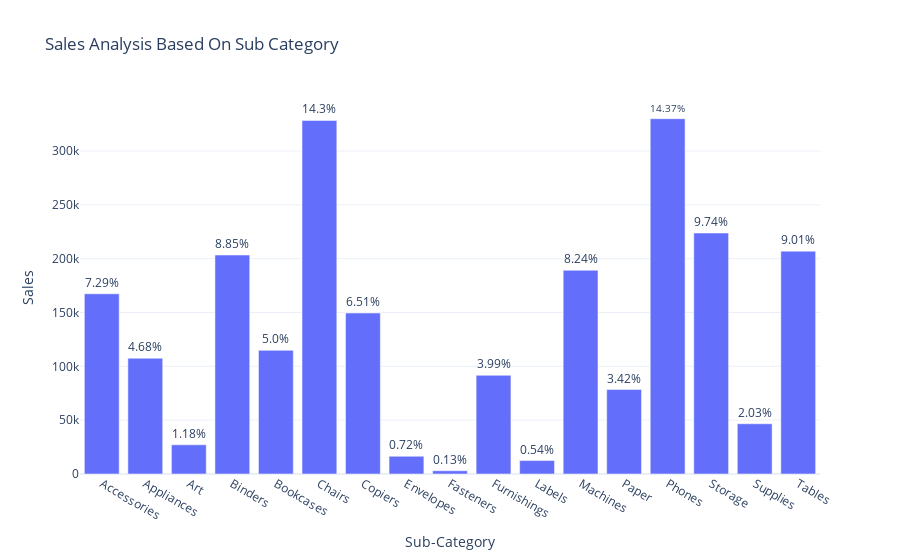

The cell this chart's notebook holds for it:
### Code cell
fig=px.bar(sales_by_sub_category,
            x='Sub-Category',
            y='Sales',
            title='Sales Analysis Based On Sub Category')
fig.update_traces(text=sales_by_sub_category['Sales Percentage'].round(2).astype(str) + '%', 
                  textposition='outside',  # 'outside' places text above the bars
                  texttemplate='%{text}') 

fig.show()
# Find the category with the highest sales
highest_sales_sub_category = sales_by_sub_category.loc[sales_by_sub_category['Sales'].idxmax()]

# Find the category with the lowest sales
lowest_sales_sub_category = sales_by_sub_category.loc[sales_by_sub_category['Sales'].idxmin()]

# Print the highest and lowest sales with category names
print("Sub-Category with highest sale =", highest_sales_sub_category['Sub-Category'], "with sales =", highest_sales_sub_category['Sales'])
print("Sub-Category with lowest sale =", lowest_sales_sub_category['Sub-Category'], "with sales =", lowest_sales_sub_category['Sales'])

### Figure 1 — Plotly figure (JSON) as saved in the notebook; plotly's stock layout.template omitted (floating-point values rounded to 4 significant figures)
{"data": [{"alignmentgroup": "True", "hovertemplate": "Sub-Category=%{x}<br>Sales=%{y}<extra></extra>", "legendgroup": "", "marker": {"color": "#636efa", "pattern": {"shape": ""}}, "name": "", "offsetgroup": "", "orientation": "v", "showlegend": false, "text": ["7.29%", "4.68%", "1.18%", "8.85%", "5.0%", "14.3%", "6.51%", "0.72%", "0.13%", "3.99%", "0.54%", "8.24%", "3.42%", "14.37%", "9.74%", "2.03%", "9.01%"], "textposition": "outside", "texttemplate": "%{text}", "type": "bar", "x": ["Accessories", "Appliances", "Art", "Binders", "Bookcases", "Chairs", "Copiers", "Envelopes", "Fasteners", "Furnishings", "Labels", "Machines", "Paper", "Phones", "Storage", "Supplies", "Tables"], "xaxis": "x", "y": [167400.0, 107500.0, 27120.0, 203400.0, 114900.0, 328400.0, 149500.0, 16480.0, 3024.0, 91710.0, 12490.0, 189200.0, 78480.0, 330000.0, 223800.0, 46670.0, 207000.0], "yaxis": "y"}], "layout": {"barmode": "relative", "legend": {"tracegroupgap": 0}, "title": {"text": "Sales Analysis Based On Sub Category"}, "xaxis": {"anchor": "y", "domain": [0, 1], "title": {"text": "Sub-Category"}}, "yaxis": {"anchor": "x", "domain": [0, 1], "title": {"text": "Sales"}}}}
